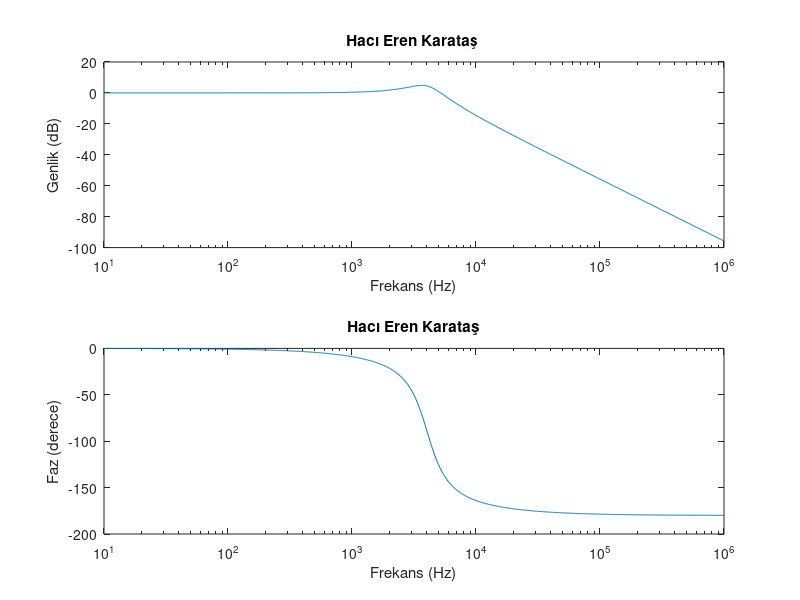

MATLAB code to generate this figure:
R = 500;
L = 33*10^-3;
C = 47*10^-9;

f = logspace(1, 6, 1000);
w = 2*pi*f; 

s = 1i*w;

H = 1 ./ (1 + s*R*C + (s.^2)*(L*C));

subplot(2, 1, 1);
semilogx(f, 20*log10(abs(H)));
xlabel('Frekans (Hz)');
ylabel('Genlik (dB)');
title('Hacı Eren Karataş ');

subplot(2, 1, 2);
semilogx(f, angle(H)*180/pi);
xlabel('Frekans (Hz)');
ylabel('Faz (derece)');
title('Hacı Eren Karataş');